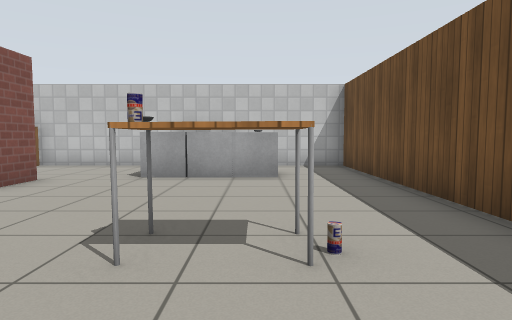
[1] (above)

16 first-person views from a walk through a Gazebo world. The camera is 0.9 m above the floor, tilts 4° down and sees 75° across. Floor lines are 1 m apart. The floor is counted in squares, 1 m on a side. Each view is taken from the middle of a square. On the plan, view 1 faces up. The plan holds only what a view shows up to about 12 squares ahead; the rest is blank. Simple patterns stand in for the simulator's built-in surfaces.

[2]
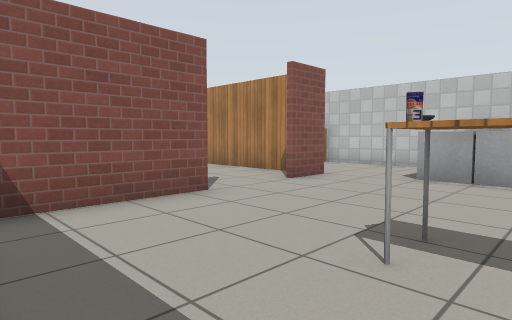

[3]
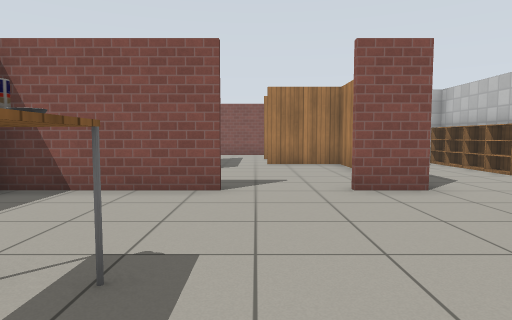

[4]
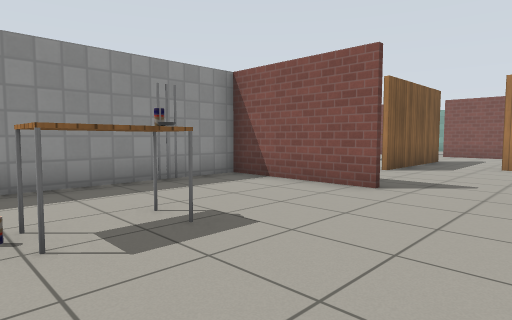

[5]
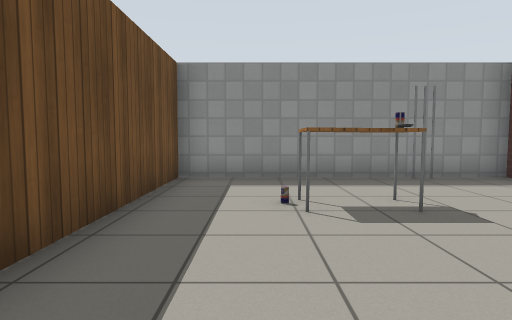

[6]
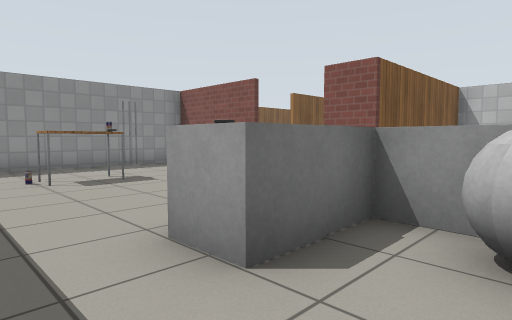

[7]
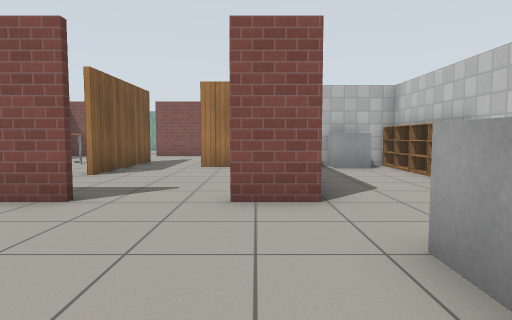

[8]
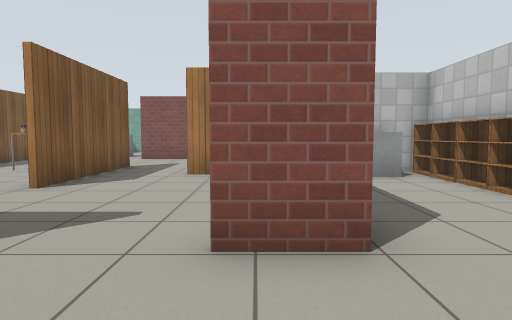

[9]
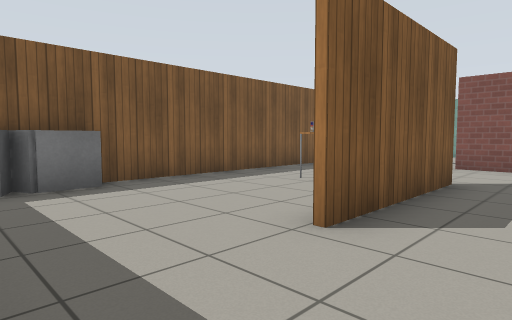

[10]
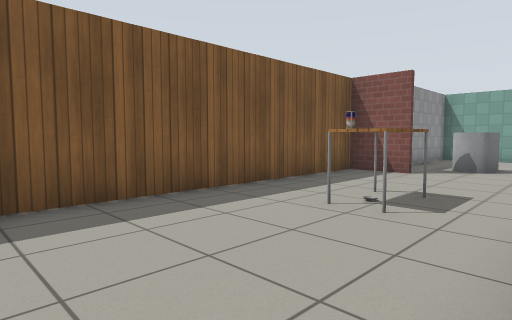

[11]
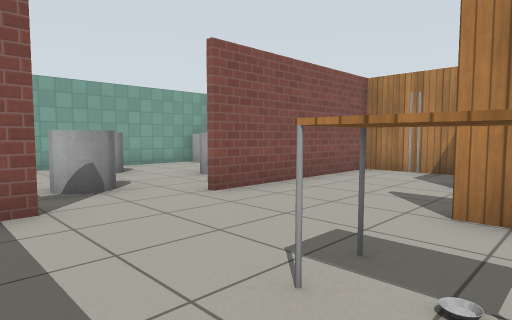

[12]
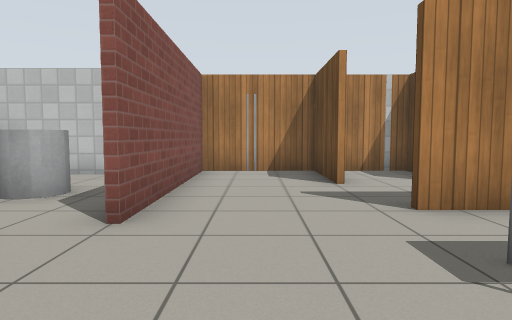

[13]
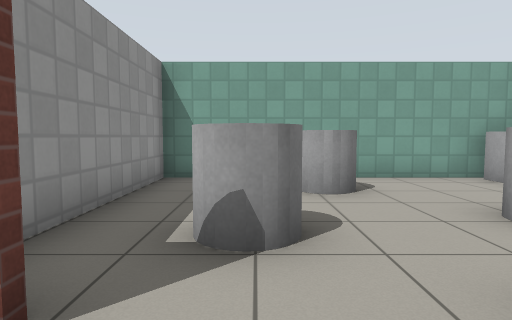

[14]
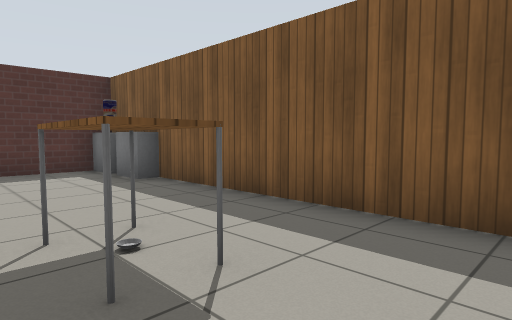

[15]
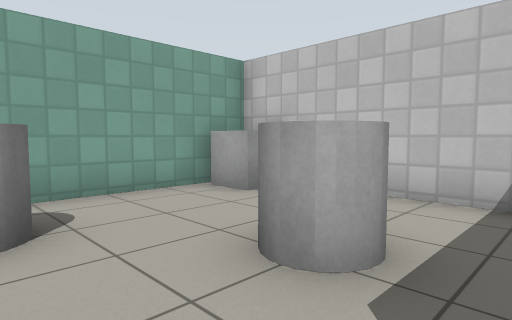

[16]
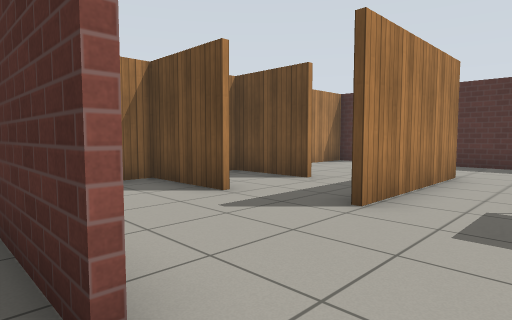

### Floor plan
Ten units are one square. View 1 is at (0, 0); x grows to the right and y downward. Boxes are objects, and circles mark ways between rooms. Rooms are numbered by the first view taken in them; rooms with no view inside come last. Other rooms are left out.
<svg viewBox="-220 -110 252 142">
<path fill="none" stroke="#000" d="M-46 -35 -46 4M-26 -103 -62 -103M-47 4 27 4 27 -103 -2 -103M-105 -104 -105 -69 -46 -69 -46 -56M-95 -22 -78 -22M-55 -67 -100 -67M-47 -14 -47 -29M-99 -69 -99 -44M-78 -20 -121 -20M-125 -42 -125 -67 -154 -67 -154 -14M-154 10 -154 27 -47 27 -47 4M-156 -14 -156 -36M-165 -59 -213 -59 -213 20 -168 20M-100 -42 -100 -67 -117 -67M-121 -22 -95 -22"/>
<rect x="-105" y="-95" width="10" height="20" fill="#bbb"><title>grey box</title></rect>
<rect x="-105" y="-105" width="10" height="10" fill="#bbb"><title>bookshelf</title></rect>
<rect x="-95" y="-105" width="10" height="10" fill="#bbb"><title>bookshelf</title></rect>
<rect x="-85" y="-105" width="10" height="10" fill="#bbb"><title>bookshelf</title></rect>
<rect x="-75" y="-105" width="10" height="10" fill="#bbb"><title>bookshelf</title></rect>
<rect x="-35" y="-5" width="10" height="10" fill="#bbb"><title>grey box</title></rect>
<rect x="-25" y="-85" width="10" height="10" fill="#bbb"><title>grey box</title></rect>
<rect x="-25" y="-95" width="10" height="10" fill="#bbb"><title>grey box</title></rect>
<rect x="-25" y="-105" width="10" height="10" fill="#bbb"><title>grey box</title></rect>
<rect x="-15" y="-35" width="10" height="10" fill="#bbb"><title>drink can</title></rect>
<rect x="-15" y="-85" width="10" height="10" fill="#bbb"><title>grey box</title></rect>
<rect x="-15" y="-105" width="10" height="10" fill="#bbb"><title>grey ball</title></rect>
<rect x="-5" y="-35" width="10" height="10" fill="#bbb"><title>table</title></rect>
<rect x="-5" y="-85" width="10" height="10" fill="#bbb"><title>grey box</title></rect>
<rect x="5" y="-35" width="10" height="10" fill="#bbb"><title>drink can</title></rect>
<rect x="-125" y="-5" width="10" height="10" fill="#bbb"><title>table</title></rect>
<rect x="-115" y="-5" width="10" height="10" fill="#bbb"><title>drink can</title></rect>
<rect x="-75" y="15" width="10" height="10" fill="#bbb"><title>grey box</title></rect>
<rect x="-65" y="15" width="10" height="10" fill="#bbb"><title>grey box</title></rect>
<rect x="-55" y="15" width="10" height="10" fill="#bbb"><title>grey box</title></rect>
<rect x="-215" y="-55" width="20" height="10" fill="#bbb"><title>grey box</title></rect>
<rect x="-205" y="-15" width="20" height="10" fill="#bbb"><title>grey cylinder</title></rect>
<rect x="-185" y="-35" width="20" height="10" fill="#bbb"><title>grey cylinder</title></rect>
<rect x="-175" y="-5" width="10" height="10" fill="#bbb"><title>grey cylinder</title></rect>
<circle cx="-50" cy="-45" r="3" fill="#2a7"/>
<circle cx="-65" cy="-20" r="3" fill="#2a7"/>
<circle cx="-100" cy="-35" r="3" fill="#2a7"/>
<circle cx="-160" cy="-5" r="3" fill="#2a7"/>
<circle cx="-120" cy="-35" r="3" fill="#2a7"/>
<text x="-30" y="-60">1</text>
<text x="-70" y="-40">2</text>
<text x="-110" y="-10">3</text>
<text x="-190" y="-20">4</text>
<text x="-110" y="-40">5</text>
</svg>
Room 1 opens to room 2. Room 2 opens to room 3. Room 2 opens to room 5. Room 3 opens to room 4. Room 3 opens to room 5.

Where each view was taken, in squares from view 1:
view 1: 0 up, 0 right, facing up
view 2: 0 up, 0 right, facing up-left
view 3: 4 up, 1 right, facing left
view 4: 6 up, 1 right, facing down-left
view 5: 7 up, 1 right, facing down
view 6: 10 up, 2 right, facing down-left
view 7: 6 up, 0 right, facing left
view 8: 6 up, 2 left, facing left
view 9: 4 up, 5 left, facing down-left
view 10: 2 up, 7 left, facing down-left
view 11: 2 down, 11 left, facing up-left
view 12: 2 down, 14 left, facing up
view 13: 0 up, 14 left, facing left
view 14: 1 up, 14 left, facing down-right
view 15: 1 up, 16 left, facing up-left
view 16: 0 up, 16 left, facing up-right
